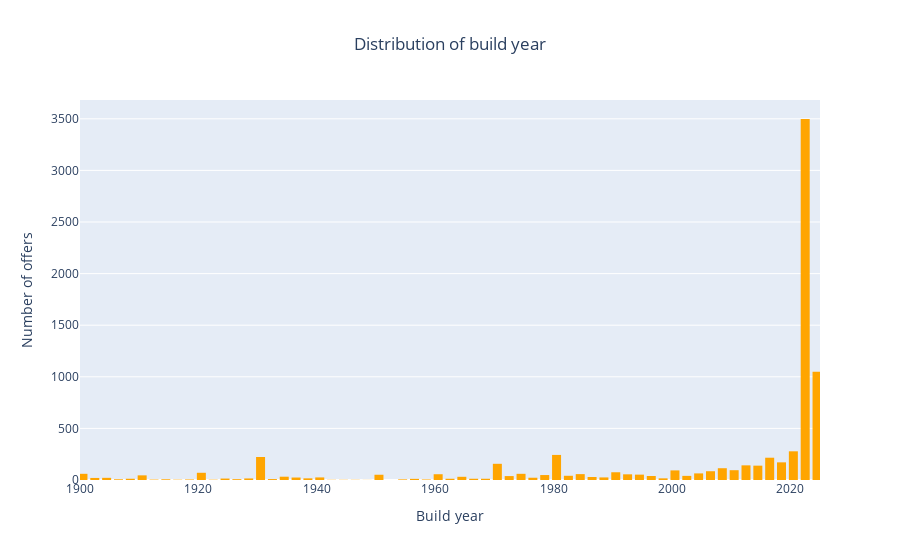

Notebook cell for this chart:
### Markdown cell above
However, going back to the visualization from the first part of the project, you can see that <b>most of the offers from the data set have a construction year of 2023-2025

### Code cell
fig = go.Figure()

fig.add_trace(go.Histogram(x=df['BUILD_YEAR'], marker_color='orange', nbinsx=100, name='Build year'))

fig.update_layout(title_text="Distribution of build year",
                  xaxis=dict(title="Build year", range=[1900, df['BUILD_YEAR'].max()]),
                  yaxis=dict(title="Number of offers"),
                  bargap=0.05,
                  bargroupgap=0.2,
                  title_x=0.5)

fig.show()

### Figure 1 — Plotly figure (JSON) as saved in the notebook; plotly's stock layout.template omitted (floating-point values rounded to 4 significant figures; data arrays with more than 128 entries replaced by an {"elided": "..."} marker saying what was removed)
{"data": [{"marker": {"color": "orange"}, "name": "Build year", "nbinsx": 100, "type": "histogram", "x": {"elided": "7798 int values"}}], "layout": {"bargap": 0.05, "bargroupgap": 0.2, "title": {"text": "Distribution of build year", "x": 0.5}, "xaxis": {"range": [1900, 2025], "title": {"text": "Build year"}}, "yaxis": {"title": {"text": "Number of offers"}}}}
